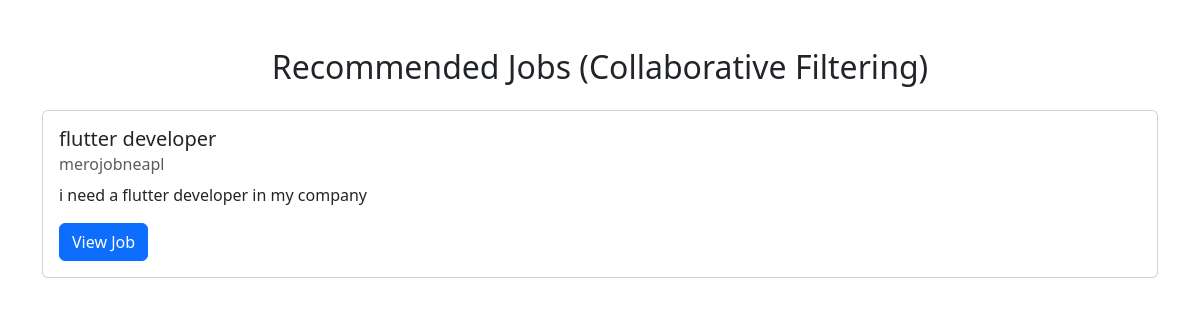
/recommended_jobs.php (signed in), run on the app's committed database.
### tables this page shows
CREATE TABLE `jobs` (
  `id` int(11) NOT NULL,
  `title` varchar(100) NOT NULL,
  `description` text DEFAULT NULL,
  `category` varchar(100) DEFAULT NULL,
  `category_id` int(11) DEFAULT NULL,
  `company_id` int(11) DEFAULT NULL,
  `created_at` datetime DEFAULT current_timestamp(),
  `location` varchar(255) DEFAULT NULL,
  `status` enum('pending','approved','rejected') DEFAULT 'pending',
  `is_approved` tinyint(4) DEFAULT 0,
  `skills_required` text DEFAULT NULL,
  `applicants_required` int(11) NOT NULL DEFAULT 1,
  `start_date` date NOT NULL,
  `end_date` date NOT NULL
);

CREATE TABLE `companies` (
  `id` int(11) NOT NULL,
  `name` varchar(100) NOT NULL,
  `description` text DEFAULT NULL,
  `company_login_id` int(11) DEFAULT NULL,
  `location` varchar(255) NOT NULL,
  `category` varchar(100) DEFAULT NULL
);

### recommended_jobs.php (the view, shortened to what this page needs)
<?php
require_once 'core/database.php';
$user_id = $_SESSION['user_id'];
$applicationData = [];
$allUsers = [];
$allJobs = [];
$result = $conn->query("SELECT applicant_id AS user_id, job_id FROM applications");
while ($row = $result->fetch_assoc()) {
    $uid = $row['user_id'];
    $jid = $row['job_id'];
    $applicationData[$uid][$jid] = 1;
    $allUsers[$uid] = true;
    $allJobs[$jid] = true;
}
$jobList = array_keys($allJobs);
$userJobMatrix = [];
foreach ($allUsers as $uid => $_) {
    foreach ($jobList as $jid) {
        $userJobMatrix[$uid][$jid] = isset($applicationData[$uid][$jid]) ? 1 : 0;
    }
}
function cosineSimilarity($vec1, $vec2) {
    $dot = 0;
    $normA = 0;
    $normB = 0;
    foreach ($vec1 as $k => $v) {
        $dot += $v * $vec2[$k];
        $normA += $v * $v;
        $normB += $vec2[$k] * $vec2[$k];
    }
    return ($normA && $normB) ? ($dot / (sqrt($normA) * sqrt($normB))) : 0;
}
$similarities = [];
foreach ($userJobMatrix as $uid => $vector) {
    if ($uid != $user_id) {
        $similarities[$uid] = cosineSimilarity($userJobMatrix[$user_id], $vector);
    }
}
arsort($similarities);
$topUsers = array_slice(array_keys($similarities), 0, 5);
$recommendedJobs = [];
foreach ($topUsers as $simUser) {
    foreach ($userJobMatrix[$simUser] as $jobId => $applied) {
        if ($applied && !$userJobMatrix[$user_id][$jobId]) {
            $recommendedJobs[$jobId] = true;
        }
    }
}
$jobs = [];
if (!empty($recommendedJobs)) {
    $ids = implode(',', array_keys($recommendedJobs));
    $result = $conn->query("
        SELECT jobs.*, companies.name AS company_name
        FROM jobs
        JOIN companies ON jobs.company_id = companies.id
        WHERE jobs.id IN ($ids) AND jobs.status = 'approved'
    ");
    while ($row = $result->fetch_assoc()) {
        $jobs[] = $row;
    }
}
?>
<!DOCTYPE html>
<html>
<head>
    <link href="https://cdn.jsdelivr.net/npm/bootstrap@5.3.0/dist/css/bootstrap.min.css" rel="stylesheet">
</head>
<body>
<div class="container mt-5">
    <h2 class="mb-4 text-center">Recommended Jobs (Collaborative Filtering)</h2>
    <?php if (empty($jobs)): ?>
        <div class="alert alert-info text-center">No recommendations available. Apply to some jobs first.</div>
    <?php else: ?>
        <?php foreach ($jobs as $job): ?>
            <div class="card mb-3">
                <div class="card-body">
                    <h5 class="card-title"><?= htmlspecialchars($job['title']) ?></h5>
                    <h6 class="card-subtitle mb-2 text-muted"><?= htmlspecialchars($job['company_name']) ?></h6>
                    <p class="card-text"><?= nl2br(htmlspecialchars($job['description'])) ?></p>
                    <a href="users/view_job.php?job_id=<?= $job['id'] ?>" class="btn btn-primary">View Job</a>
                </div>
            </div>
        <?php endforeach; ?>
    <?php endif; ?>
</div>
</body>
</html>

### data on the page
jobs: title "flutter developer", company.name "merojobneapl", description "i need a flutter developer in my company"
